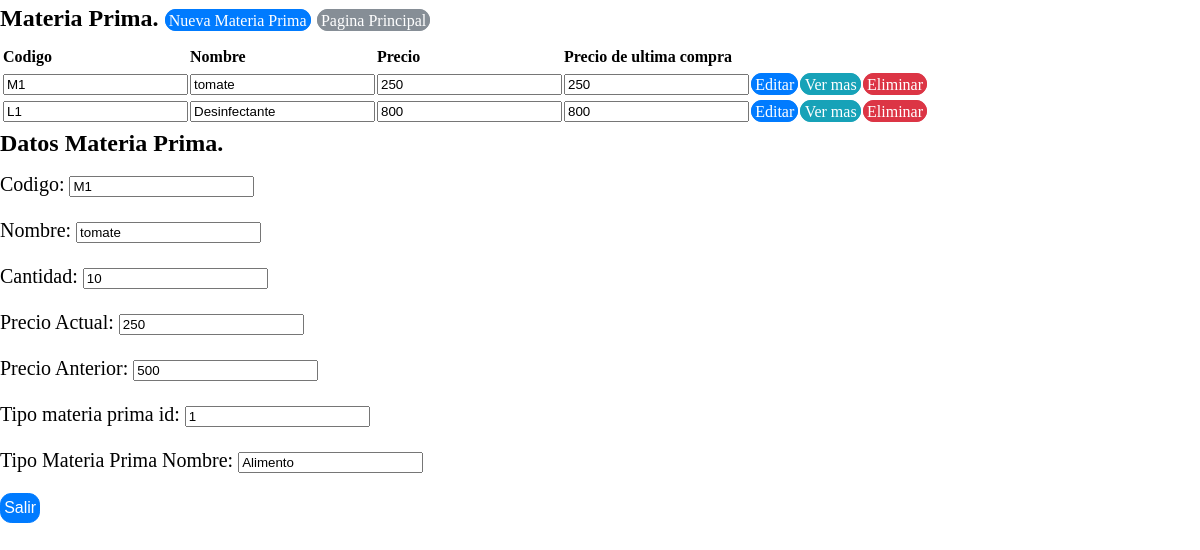
Page /view/registromateriaprima/RegistroMateriaPrima.php?action=ver&id=1 on the committed database.
### tables this page shows
CREATE TABLE `tbmateriasprimas` (
  `materiaprimaid` int(11) NOT NULL,
  `materiaprimacodigo` varchar(50) NOT NULL,
  `materiaprimanombre` varchar(50) NOT NULL,
  `materiaprimaprecio` varchar(50) NOT NULL,
  `materiaprimacantidad` varchar(50) NOT NULL,
  `tipomateriaprimaid` varchar(50) NOT NULL,
  `materiaprimaidestado` tinyint(1) NOT NULL,
  `ultimacompra` varchar(50) NOT NULL
);

CREATE TABLE `tbtipomateriasprimas` (
  `tipomateriaprimaid` int(20) NOT NULL,
  `tipomateriaprimacategoria` varchar(20) NOT NULL,
  `tipomateriasprimasestado` tinyint(1) NOT NULL
);

### business/materiaprimabusiness/MateriaPrimaBusiness.php (called while the page is built, shortened)
<?php
class MateriaPrimaBusiness {
    private $DataMateriaPrima;
    public function MateriaPrimaBusiness() {
        require_once '../../data/datamateriaprima/DataMateriaPrima.php';
        $this->DataMateriaPrima = new DataMateriaPrima();
    }
    public function mostrarMateriaPrima() {
        return $this->DataMateriaPrima->mostrarMateriaPrima();
    }
    public function buscarMateriaPrima($materiaprimaid) {
        return $this->DataMateriaPrima->buscarMateriaPrima($materiaprimaid);
    }
}
?>

### data/datamateriaprima/DataMateriaPrima.php (called while the page is built, shortened)
<?php
class DataMateriaPrima {
    private $conexion;
    function DataMateriaPrima() {
        include_once '../../data/dbconexion/Conexion.php';
        $this->conexion = new Conexion();
    }
    public function buscarMateriaPrima($materiaprimaid) {
        if ($this->conexion->crearConexion()->set_charset('utf8')) {
            $array = array();
            $buscarmateriaprima = $this->conexion->crearConexion()->query("SELECT *
              FROM tbmateriasprimas m
              INNER JOIN tbtipomateriasprimas t ON m.tipomateriaprimaid = t.tipomateriaprimaid
              WHERE m.materiaprimaid ='" . $materiaprimaid . "'
              AND m.materiaprimaidestado = 1 ;");
            $this->conexion->cerrarConexion();
            while ($resultado = $buscarmateriaprima->fetch_assoc()) {
                array_push($array, $resultado);
            }
            return $array;
        }
    }
    public function mostrarMateriaPrima() {
        if ($this->conexion->crearConexion()->set_charset('utf8')) {
            $array = array();
            $mostrarmateriasprimas = $this->conexion->crearConexion()->query("SELECT *
              FROM tbmateriasprimas
              WHERE materiaprimaidestado=1;");
            $this->conexion->cerrarConexion();
            while ($resultado = $mostrarmateriasprimas->fetch_assoc()) {
                array_push($array, $resultado);
            }
            return $array;
        }
    }
}
?>

### data/dbconexion/Conexion.php (called while the page is built, shortened)
<?php
class Conexion {
    private $server;
    private $user;
    private $password;
    private $dbname;
    function Conexion(){
        $this->server = "localhost";
        $this->user = "root";
        $this->password = "";
        $this->dbname = "bdexpressdjb";
    }
    function crearConexion(){
        $this->conexion  = mysqli_connect($this->server,$this->user,$this->password,$this->dbname);
        return $this->conexion;
    }
}

### view/registromateriaprima/RegistroMateriaPrima.php (the view, shortened to what this page needs)
<!DOCTYPE html>
<head>
    <link rel="stylesheet" href="../../css/estilo.css">
    <?php
    include '../../business/materiaprimabusiness/MateriaPrimaBusiness.php';
    ?>
</head>
<body>
    <?php
    $materiaprimabusiness = new MateriaPrimaBusiness();
    $allBusiness = $materiaprimabusiness->mostrarMateriaPrima();
    ?>
    <h2>
        Materia Prima.
        <a href="?action=registrar" class="btn btn-primary" >Nueva Materia Prima</a>
        <a href="../ventanaprincipalview/VentanaPrincipalView.php" class="btn btn-secondary">Pagina Principal</a>
    </h2>
    <form  action="RegistroMateriaPrima.php" method="Post" >
        <table>
            <thead>
                <tr>
                    <th></th>
                    <th>Codigo</th>
                    <th>Nombre</th>
                    <th>Precio</th>
                    <th>Precio de ultima compra</th>
                </tr>
            </thead>
            <?php foreach ($allBusiness as $current): ?>
                <tr>
                    <td><input type="hidden" name="materiaprimaid" value="materiaprimaid"></td>
                    <td><input type="text" id="materiaprimacodigo" name="materiaprimacodigo" class="materiaprimacodigo" value="<?php echo $current['materiaprimacodigo']; ?>" readonly /> </td>
                    <td><input type="text" id="materiaprimanombre" name="materiaprimanombre" class="materiaprimanombre" value="<?php echo $current['materiaprimanombre']; ?>" readonly /> </td>
                    <td><input type="text" id="materiaprimaprecio" name="materiaprimaprecio" class="materiaprimaprecio" value="<?php echo $current['materiaprimaprecio']; ?>" readonly /> </td>
                    <td><input type="text" id="materiaprimaprecio" name="materiaprimaprecio" class="materiaprimaprecio" value="<?php echo $current['materiaprimaprecio']; ?>" readonly /> </td>
                    <td><a href="?action=editar&id=<?php echo $current['materiaprimaid']; ?> " class="btn btn-primary">Editar</a></td>
                    <td><a href="?action=ver&id=<?php echo $current['materiaprimaid']; ?> " class="btn btn-info">Ver mas</a></td>
                    <td><a href="?action=eliminar&id=<?php echo $current['materiaprimaid']; ?> " class="btn btn-danger">Eliminar</a></td>
                </tr>
            <?php endforeach ?>
        </table>
    </form>
    <?php
    if (isset($_REQUEST['action'])) {
        switch ($_REQUEST['action']) {
            case 'ver':
                $maObtenida = $materiaprimabusiness->buscarMateriaPrima($_REQUEST['id']);
                foreach ($maObtenida as $current) {
                    echo '<form  action="RegistroMateriaPrima.php" method="Post">';
                    echo '<h2>Datos Materia Prima.</h2>';
                    echo '<p>Codigo: <input type="text" name="materiaprimacodigo" id="materiaprimacodigo" value="' . $current['materiaprimacodigo'] . '" readonly /></p>';
                    echo '<p>Nombre: <input type="text" name="materiaprimanombre" id="materiaprimanombre"  value="' . $current['materiaprimanombre'] . '" readonly /></p>';
                    echo '<p>Cantidad: <input type="text" name="materiaprimacantidad" id="materiaprimacantidad"  value="' . $current['materiaprimacantidad'] . '" readonly /></p>';
                    echo '<p>Precio Actual: <input type="text" name="materiaprimaprecio" id="materiaprimaprecio"  value="' . $current['materiaprimaprecio'] . '" readonly /></p>';
                    echo '<p>Precio Anterior: <input type="text" name="ultimacompra" id="ultimacompra" value="'.$current['ultimacompra'].'" readonly /></p>';
                    echo '<p>Tipo materia prima id: <input type="text" name="tipomateriaprimaid" id="tipomateriaprimaid" value="'.$current['tipomateriaprimaid'].'" readonly /></p>';
                    echo '<p>Tipo Materia Prima Nombre: <input type="text" name="tipomateriaprimaid" id="tipomateriaprimaid" value="'.$current['tipomateriaprimacategoria'].'" readonly /></p>';
                    echo '<p><input type="submit" class="btn btn-primary" value="Salir" name="salir" id="salir"/></p>';
                    echo '</form>';
                }
                break;
        }
    }
    ?>
</body>
</html>

### css/estilo.css (style rules this page uses)
body { margin: 0; font-family: verdana; font-size: 1rem; font-weight: normal; line-height: 1.5; color: black; background-color: window; }
h1, h2, h3, h4, h5, h6 { margin-top: 0; margin-bottom: .5rem; }
p { margin-top: 0; margin-bottom: 1rem; font-family: verdana; font-size: 20px; }
a { color: blue; text-decoration: none; background-color: transparent; -webkit-text-decoration-skip: objects; }
table { border-collapse: collapse; }
th { text-align: left; }
.btn { font-weight: normal; text-align: center; white-space: nowrap; vertical-align: middle; border: 1px solid transparent; padding: 0.1rem 0.2rem; font-size: 1rem; line-height: 1.5; border-radius: 0.70rem; transition: all 0.15s ease-in-out; }
.btn-primary { color: #fff; background-color: #007bff; border-color: #007bff; }
.btn-secondary { color: #fff; background-color: #868e96; border-color: #868e96; }
.btn-info { color: #fff; background-color: #17a2b8; border-color: #17a2b8; }
.btn-danger { color: #fff; background-color: #dc3545; border-color: #dc3545; }

### rows in the picture
tbmateriasprimas: materiaprimacodigo "M1", materiaprimanombre "tomate", materiaprimaprecio "250", materiaprimacantidad "10", ultimacompra "500", tipomateriaprimaid "1", tipomateriaprimaid "Alimento"
tbmateriasprimas: materiaprimacodigo "L1", materiaprimanombre "Desinfectante", materiaprimaprecio "800"
